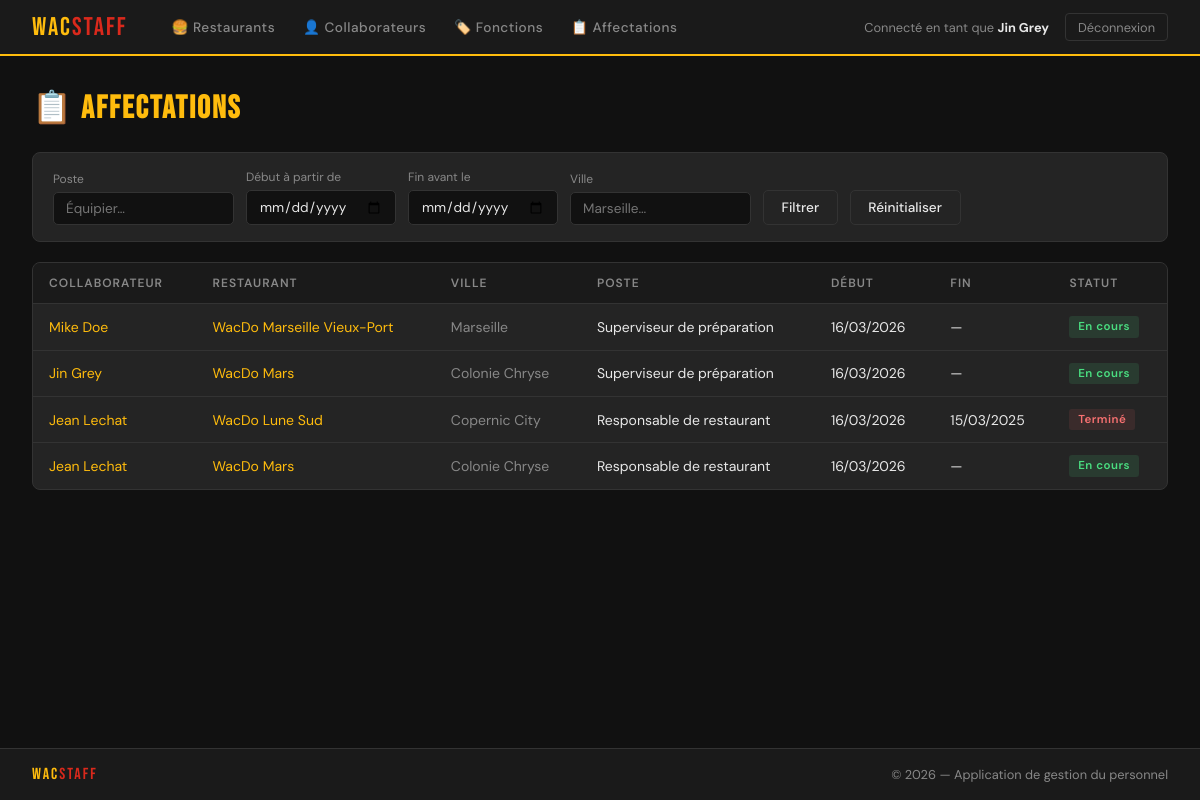
Screenshot of /WacStaff/affectations/ (signed in) with the database file from the repository.
### WacStaff/models.py (models this page shows, shortened)
class Collaborateur(AbstractBaseUser, PermissionsMixin):
    nom = models.CharField(max_length=100)
    prenom = models.CharField(max_length=100)
    email = models.EmailField(max_length=100, unique=True)
    date1ereEmbauche = models.DateTimeField(auto_now_add=True)
    admin = models.BooleanField(default=False)
    USERNAME_FIELD = 'email'            # champ utilisé pour se connecter
    REQUIRED_FIELDS = ['nom', 'prenom'] # champs demandés par createsuperuser en plus de l'email
    objects = CollaborateurManager()
    @property
    def is_staff(self):
        return self.admin

class Affectation(models.Model):
    collaborateur = models.ForeignKey(Collaborateur, on_delete=models.PROTECT, related_name='affectations')
    restaurant = models.ForeignKey(Restaurant, on_delete=models.PROTECT, related_name='affectations')
    poste = models.ForeignKey(Fonction, on_delete=models.PROTECT, related_name='affectations')
    debut = models.DateTimeField(auto_now_add=True)
    fin = models.DateTimeField(null=True, blank=True)

class Restaurant(models.Model):
    nom = models.CharField(max_length=100, unique=True)
    adresse = models.CharField(max_length=300, unique=True)
    codePostal = models.CharField(max_length=50)
    ville = models.CharField(max_length=100)

class Fonction(models.Model):
    intitulePoste = models.CharField(max_length=100, unique=True)

### WacStaff/views.py (the view)
# urls.py: path('affectations/', views.affectation_list, name='affectation_list'),
@login_required
def affectation_list(request):
    qs = Affectation.objects.select_related('collaborateur', 'restaurant', 'poste')
    q_poste = request.GET.get('poste', '')
    q_debut = request.GET.get('debut', '')
    q_fin = request.GET.get('fin', '')
    q_ville = request.GET.get('ville', '')
    if q_poste:
        qs = qs.filter(poste__intitulePoste__icontains=q_poste)
    if q_debut:
        qs = qs.filter(debut__date__gte=q_debut)
    if q_fin:
        qs = qs.filter(fin__date__lte=q_fin)
    if q_ville:
        qs = qs.filter(restaurant__ville__icontains=q_ville)
    return render(request, 'affectations/list.html', {
        'affectations': qs, 'q_poste': q_poste, 'q_debut': q_debut,
        'q_fin': q_fin, 'q_ville': q_ville,
    })

### WacStaff/templates/affectations/list.html (shortened to what this page needs)
{% extends "base.html" %}
{% block content %}
<div class="page-header">
    <h1 class="page-title">📋 <span>Affectations</span></h1>
</div>
<form method="get" class="search-bar">
    <div>
        <label>Poste</label>
        <input type="text" name="poste" value="{{ q_poste }}" placeholder="Équipier…">
    </div>
    <div>
        <label>Début à partir de</label>
        <input type="date" name="debut" value="{{ q_debut }}">
    </div>
    <div>
        <label>Fin avant le</label>
        <input type="date" name="fin" value="{{ q_fin }}">
    </div>
    <div>
        <label>Ville</label>
        <input type="text" name="ville" value="{{ q_ville }}" placeholder="Marseille…">
    </div>
    <button type="submit" class="btn btn-secondary">Filtrer</button>
    <a href="{% url 'affectation_list' %}" class="btn btn-secondary">Réinitialiser</a>
</form>
<div class="table-wrap">
    {% if affectations %}
    <table>
        <thead>
            <tr><th>Collaborateur</th><th>Restaurant</th><th>Ville</th><th>Poste</th><th>Début</th><th>Fin</th><th>Statut</th>{% if user.is_staff %}<th>Actions</th>{% endif %}</tr>
        </thead>
        <tbody>
        {% for a in affectations %}
        <tr>
            <td><a href="{% url 'collaborateur_detail' a.collaborateur.pk %}" style="color:#FFBC0D;text-decoration:none;">{{ a.collaborateur.prenom }} {{ a.collaborateur.nom }}</a></td>
            <td><a href="{% url 'restaurant_detail' a.restaurant.pk %}" style="color:#FFBC0D;text-decoration:none;">{{ a.restaurant.nom }}</a></td>
            <td style="color:#888;">{{ a.restaurant.ville }}</td>
            <td>{{ a.poste.intitulePoste }}</td>
            <td>{{ a.debut|date:"d/m/Y" }}</td>
            <td>{% if a.fin %}{{ a.fin|date:"d/m/Y" }}{% else %}—{% endif %}</td>
            <td>{% if a.fin %}<span class="badge badge-closed">Terminé</span>{% else %}<span class="badge badge-active">En cours</span>{% endif %}</td>
        </tr>
        {% endfor %}
        </tbody>
    </table>
    {% else %}
    <div class="empty-state">Aucune affectation trouvée.</div>
    {% endif %}
</div>
{% endblock %}

### WacStaff/templates/base.html (shortened to what this page needs)
<!doctype html>
<html lang="fr">
<head>
    {% load static %}
    <link rel="stylesheet" href="{% static 'wacstaff.css' %}">
</head>
<body>
{% if user.is_authenticated %}
<nav>
    <a href="{% url 'home' %}" class="nav-brand">Wac<span>Staff</span></a>
    <div class="nav-links">
        <a href="{% url 'restaurant_list' %}">🍔 Restaurants</a>
        <a href="{% url 'collaborateur_list' %}">👤 Collaborateurs</a>
        <a href="{% url 'fonction_list' %}">🏷️ Fonctions</a>
        <a href="{% url 'affectation_list' %}">📋 Affectations</a>
    </div>
    <div class="nav-user">
        <span>Connecté en tant que <strong>{{ user.prenom }} {{ user.nom }}</strong>
        </span>
        <form method="post" action="{% url 'logout' %}" style="display:inline;">
            <button type="submit" class="btn-logout">Déconnexion</button>
        </form>
    </div>
</nav>
{% endif %}
<main>
    {% block content %}{% endblock %}
</main>
<footer>
    <span class="footer-brand">Wac<span>Staff</span></span>
    <span class="footer-copy">© {% now "Y" %} — Application de gestion du personnel</span>
</footer>
</body>
</html>

### WacStaff/static/wacstaff.css (style rules this page uses)
:root { --gold: #FFBC0D; --red: #DA291C; --dark: #1a1a1a; --darker: #111111; --surface: #242424; --border: #333333; --text: #e8e8e8; --muted: #888888; --success: #4ade80; --danger: #f87171; }
* { box-sizing: border-box; margin: 0; padding: 0; }
body { font-family: 'DM Sans', sans-serif; background: var(--darker); color: var(--text); min-height: 100vh; display: flex; flex-direction: column; }
nav { background: var(--dark); border-bottom: 2px solid var(--gold); padding: 0 2rem; display: flex; align-items: center; gap: 2rem; height: 56px; position: sticky; top: 0; z-index: 100; }
.nav-brand { font-family: 'Bebas Neue', sans-serif; font-size: 1.6rem; color: var(--gold); letter-spacing: 2px; text-decoration: none; }
.nav-brand span { color: var(--red); }
.nav-links { display: flex; gap: 0.25rem; flex: 1; }
.nav-links a { color: var(--muted); text-decoration: none; font-size: 0.85rem; font-weight: 500; padding: 0.4rem 0.75rem; border-radius: 4px; transition: all 0.15s; letter-spacing: 0.5px; }
.nav-user { display: flex; align-items: center; gap: 1rem; font-size: 0.8rem; color: var(--muted); }
.nav-user strong { color: var(--text); }
.btn-logout { background: none; border: 1px solid var(--border); color: var(--muted); padding: 0.3rem 0.75rem; border-radius: 4px; cursor: pointer; font-size: 0.8rem; font-family: 'DM Sans', sans-serif; text-decoration: none; transition: all 0.15s; }
main { flex: 1; padding: 2rem; max-width: 1200px; margin: 0 auto; width: 100%; }
.page-header { display: flex; justify-content: space-between; align-items: center; margin-bottom: 1.5rem; }
.page-title { font-family: 'Bebas Neue', sans-serif; font-size: 2rem; letter-spacing: 2px; color: var(--text); }
.page-title span { color: var(--gold); }
.btn { display: inline-flex; align-items: center; gap: 0.4rem; padding: 0.5rem 1.1rem; border-radius: 5px; font-size: 0.85rem; font-weight: 500; text-decoration: none; cursor: pointer; border: none; transition: all 0.15s; font-family: 'DM Sans', sans-serif; }
.btn-secondary { background: var(--surface); color: var(--text); border: 1px solid var(--border); }
.search-bar { background: var(--surface); border: 1px solid var(--border); border-radius: 8px; padding: 1rem 1.25rem; display: flex; gap: 0.75rem; flex-wrap: wrap; align-items: flex-end; margin-bottom: 1.25rem; }
.search-bar label { font-size: 0.75rem; color: var(--muted); display: block; margin-bottom: 0.3rem; }
.search-bar input, .search-bar select { background: var(--darker); border: 1px solid var(--border); color: var(--text); padding: 0.45rem 0.75rem; border-radius: 5px; font-size: 0.85rem; font-family: 'DM Sans', sans-serif; min-width: 150px; }
.table-wrap { background: var(--surface); border: 1px solid var(--border); border-radius: 8px; overflow: hidden; }
table { width: 100%; border-collapse: collapse; }
th { background: var(--dark); font-size: 0.75rem; font-weight: 600; color: var(--muted); text-transform: uppercase; letter-spacing: 1px; padding: 0.75rem 1rem; text-align: left; }
td { padding: 0.75rem 1rem; border-top: 1px solid var(--border); font-size: 0.875rem; vertical-align: middle; }
.badge { display: inline-block; padding: 0.2rem 0.55rem; border-radius: 3px; font-size: 0.72rem; font-weight: 600; letter-spacing: 0.5px; }
.badge-active { background: rgba(74,222,128,0.12); color: var(--success); }
.badge-closed { background: rgba(248,113,113,0.1); color: var(--danger); }
footer { background: var(--dark); border-top: 1px solid var(--border); padding: 1rem 2rem; display: flex; justify-content: space-between; align-items: center; font-size: 0.8rem; color: var(--muted); }
.footer-brand { font-family: 'Bebas Neue', sans-serif; font-size: 1rem; color: var(--gold); letter-spacing: 2px; }
.footer-brand span { color: var(--red); }
.footer-copy { color: var(--muted); }

### rows the page displays
Collaborateur: prenom "Jin", nom "Grey"
Affectation: collaborateur.prenom "Mike", collaborateur.nom "Doe", restaurant.nom "WacDo Marseille Vieux-Port", restaurant.ville "Marseille", poste.intitulePoste "Superviseur de préparation", debut "16/03/2026", shows "En cours"
Affectation: collaborateur.prenom "Jin", collaborateur.nom "Grey", restaurant.nom "WacDo Mars", restaurant.ville "Colonie Chryse", poste.intitulePoste "Superviseur de préparation", debut "16/03/2026", shows "En cours"
Affectation: collaborateur.prenom "Jean", collaborateur.nom "Lechat", restaurant.nom "WacDo Lune Sud", restaurant.ville "Copernic City", poste.intitulePoste "Responsable de restaurant", debut "16/03/2026", fin "15/03/2025", shows "Terminé"
Affectation: collaborateur.prenom "Jean", collaborateur.nom "Lechat", restaurant.nom "WacDo Mars", restaurant.ville "Colonie Chryse", poste.intitulePoste "Responsable de restaurant", debut "16/03/2026", shows "En cours"
